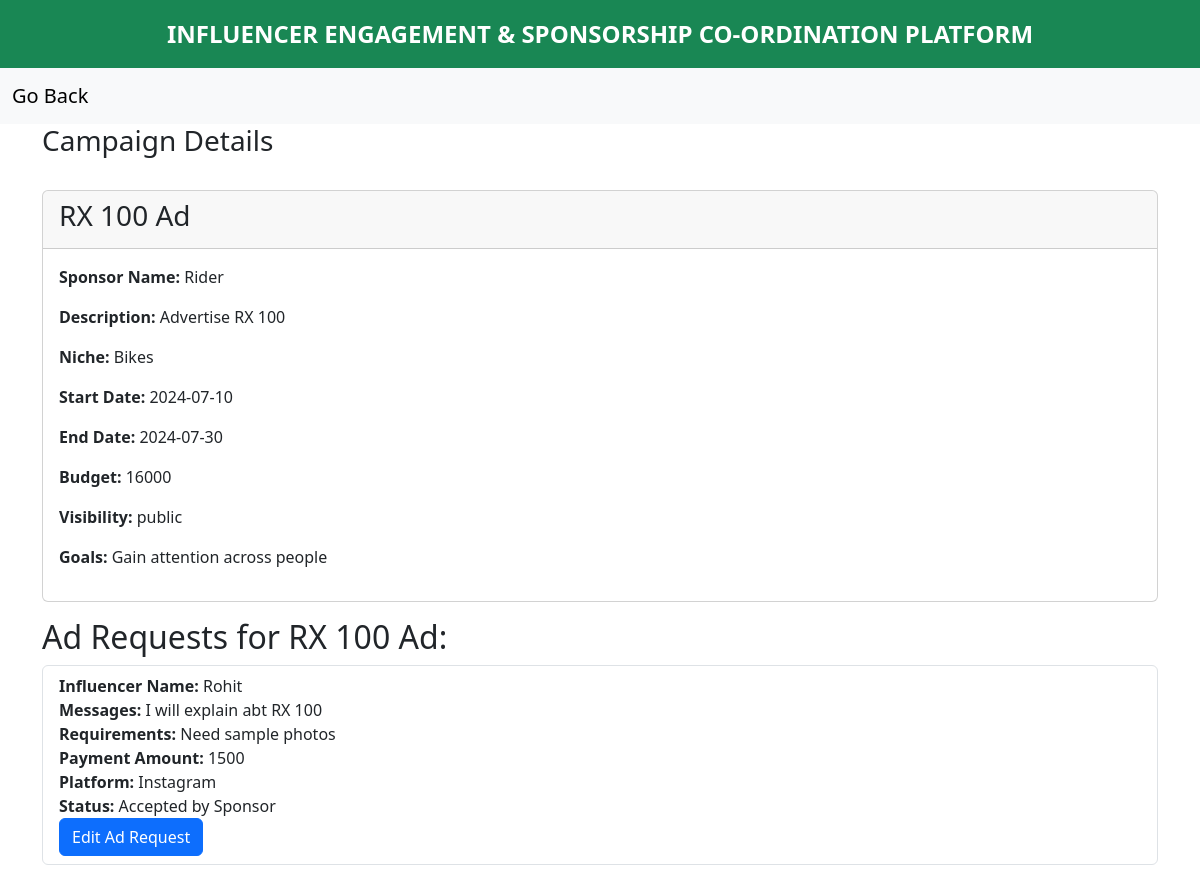
Page /influencer_view_campaign/5 (signed in) on the committed database.
### application/models.py (models this page shows)
class Campaigns(db.Model):
    id = db.Column(db.Integer(), primary_key = True)
    name = db.Column(db.String(), nullable = False)
    description = db.Column(db.String())
    campaign_budget = db.Column(db.Integer(), nullable = False)
    start_date = db.Column(db.Date(), nullable = False)
    end_date = db.Column(db.Date(), nullable = False)
    visibility = db.Column(db.String(), nullable = False)
    goals = db.Column(db.String(), nullable = False)
    niche = db.Column(db.String(), nullable = False)
    flagged = db.Column(db.Integer(), default = 0)
    sponsor_id = db.Column(db.Integer(), db.ForeignKey("sponsor.id"), nullable = False)
    adrequests = db.relationship('Adrequests', backref = 'campaigns')

class Sponsor(db.Model):
    id = db.Column(db.Integer(), primary_key = True)   #1
    company_name = db.Column(db.String(), nullable = False)
    company_budget = db.Column(db.String(), nullable = False)
    username = db.Column(db.String(), nullable = False, unique = True)
    password = db.Column(db.String(), nullable = False)
    industry = db.Column(db.String(), nullable = False)
    flagged = db.Column(db.Integer(), default = 0)
    campaigns = db.relationship('Campaigns', backref = 'sponsor')
    sponsor_id = db.Column(db.Integer(), db.ForeignKey("user.id"), nullable = False)

class Adrequests(db.Model):
    id = db.Column(db.Integer(), primary_key = True)
    messages = db.Column(db.String())
    requirements = db.Column(db.String(), nullable = False)
    status = db.Column(db.String(), nullable = False)
    payment_amt = db.Column(db.Integer(), nullable = False)
    sent_by_sponsor = db.Column(db.Boolean, default=False)
    campaign_id = db.Column(db.Integer(), db.ForeignKey("campaigns.id"), nullable = False)
    influencer_id = db.Column(db.Integer(), db.ForeignKey("influencer.id"), nullable = True)

class Influencer(db.Model):    #2
    id = db.Column(db.Integer(), primary_key = True)
    name = db.Column(db.String(), nullable = False)
    category = db.Column(db.String(), nullable = False)
    reach = db.Column(db.Integer(), nullable = False)
    niche = db.Column(db.String(), nullable = False)
    platform = db.Column(db.String(), nullable = False)
    username = db.Column(db.String(), nullable = False, unique = True)
    password = db.Column(db.String(), nullable = False)
    flagged = db.Column(db.Integer(), default = 0)
    adrequests = db.relationship('Adrequests', backref = 'influencer')
    influencer_id = db.Column(db.Integer(), db.ForeignKey("user.id"), nullable = False)

### application/routes.py (the view)
@app.route('/influencer_view_campaign/<int:campaign_id>')
@login_required #new
def influencer_view_campaign(campaign_id):
    campaign_data = db.session.query(Campaigns, Sponsor).join(Sponsor, Campaigns.sponsor_id == Sponsor.sponsor_id).filter(Campaigns.id == campaign_id).first()
    campaign, sponsor = campaign_data
    adrequests = db.session.query(Adrequests).join(Influencer).filter(
        Adrequests.campaign_id == campaign_id,
        Adrequests.sent_by_sponsor == False,
        Influencer.influencer_id == current_user.id
    ).all()
    return render_template('influencer_view_campaign.html', campaign=campaign,sponsor = sponsor, adrequests=adrequests)

### app.py (called while the page is built)
def create_app():
    app = Flask(__name__)
    app.debug = True
    app.config['SECRET_KEY'] = 'secretkey'
    app.config['SQLALCHEMY_DATABASE_URI'] = "sqlite:///iescpdata.sqlite3"
    db.init_app(app)
    my_login_manager = LoginManager()
    my_login_manager.init_app(app)
    from application.models import User
    @my_login_manager.user_loader
    def load_user(user_id):
        return User.query.get(int(user_id))
    app.app_context().push()
    return app

### templates/influencer_view_campaign.html (shortened to what this page needs)
<!DOCTYPE html>
<html>
<head>
    <link rel="stylesheet" href="/static/style.css">
    <link href="https://cdn.jsdelivr.net/npm/bootstrap@5.3.3/dist/css/bootstrap.min.css" rel="stylesheet">
</head>
<body>
    <div class="text-bg-success p-3" style="text-align: center; font-size: x-large; font-weight: 650;">INFLUENCER ENGAGEMENT & SPONSORSHIP CO-ORDINATION PLATFORM</div>
    <nav class="navbar bg-body-tertiary">
        <div class="container-fluid">
            <a class="navbar-brand" href="/find_campaigns">Go Back</a>
        </div>
    </nav>
    <div class="container">
        <h3>Campaign Details</h3>
        <br>
        <div class="card">
            <div class="card-header">
                <h3> {{ campaign.name }} </h3>
            </div>
            <div class="card-body">
                <p><strong>Sponsor Name:</strong> {{ sponsor.username }}</p>
                <p><strong>Description:</strong> {{ campaign.description }}</p>
                <p><strong>Niche:</strong> {{ campaign.niche }}</p>
                <p><strong>Start Date:</strong> {{ campaign.start_date }}</p>
                <p><strong>End Date:</strong> {{ campaign.end_date }}</p>
                <p><strong>Budget:</strong> {{ campaign.campaign_budget }}</p>
                <p><strong>Visibility:</strong> {{ campaign.visibility }}</p>
                <p><strong>Goals:</strong> {{ campaign.goals }}</p>
            </div>
        </div>
    </div>
    <div class="container mt-3">
        <h2>Ad Requests for {{ campaign.name}}:</h2>
        <ul class="list-group">
            {% if adrequests %}
            {% for adrequest in adrequests %}
                <li class="list-group-item">
                    <strong>Influencer Name:</strong> {{ adrequest.influencer.name }}<br>
                    <strong>Messages:</strong> {{ adrequest.messages }}<br>
                    <strong>Requirements:</strong> {{ adrequest.requirements }}<br>
                    <strong>Payment Amount:</strong> {{ adrequest.payment_amt }}<br>
                    <strong>Platform:</strong> {{ adrequest.influencer.platform }}<br>
                    <strong>Status:</strong> {{ adrequest.status }}
                    <br>
                    {% if adrequest.status == 'Accepted by Sponsor' %}
                    <a href="/influ_edit_adrequest/{{ adrequest.id }}" class="btn btn-primary btn-back">Edit Ad Request</a>
                    {% else %}
                    <a href="/infl_del_ad/{{ adrequest.id }}" class="btn btn-danger btn-back">Delete Ad Request</a>
                    <a href="/influ_edit_adrequest/{{ adrequest.id }}" class="btn btn-primary btn-back">Edit Ad Request</a>
                    {% endif %}
                </li>
            {% endfor %}
        </ul>
        {% else %}
        <h3>No Ad Requests</h3>
        {% endif %}
        <br>
</body>
</html>

### static/style.css (style rules this page uses)
* { margin: 0px; }

### rows in the picture
Campaigns: name "RX 100 Ad", description "Advertise RX 100", niche "Bikes", start_date "2024-07-10", end_date "2024-07-30", campaign_budget "16000", visibility "public", goals "Gain attention across people"
Sponsor: username "Rider"
Adrequests: influencer.name "Rohit", messages "I will explain abt RX 100", requirements "Need sample photos", payment_amt "1500", influencer.platform "Instagram", status "Accepted by Sponsor"
